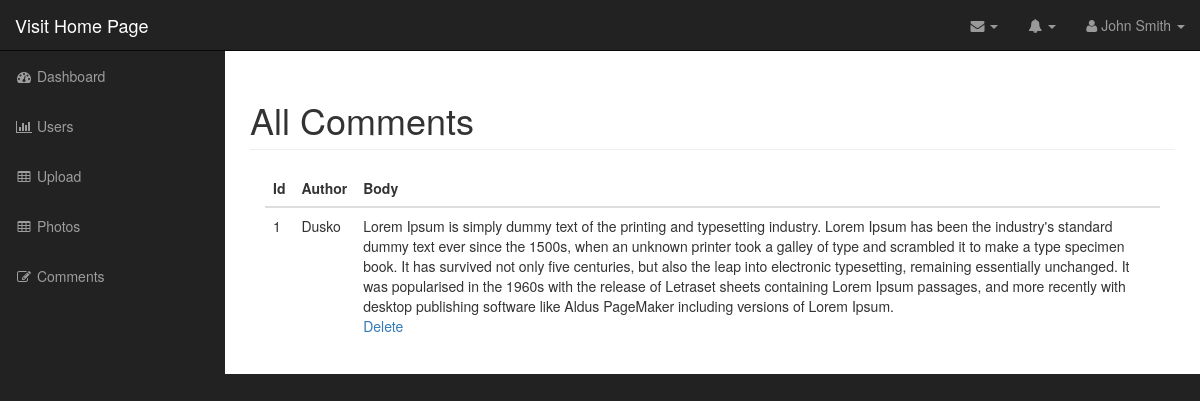
/admin/comments.php (signed in), run on the app's committed database.
### tables this page shows
CREATE TABLE `comments` (
  `id` int(11) NOT NULL,
  `photo_id` int(11) NOT NULL,
  `author` varchar(255) NOT NULL,
  `body` text NOT NULL
);

### admin/includes/database.php (called while the page is built, shortened)
<?php
class Database {
	public $db;
	function __construct(){
		$this->db = $this->open_db_connection();
	}
	public function open_db_connection(){
		$this->connection = new mysqli(DB_HOST, DB_USER, DB_PASSWORD, DB_NAME);
		return $this->connection;
	}
	public function query($sql){
		$result = $this->db->query($sql);
		return $result;
	}
}
$database = new Database();
?>

### admin/includes/db_object.php (called while the page is built, shortened)
<?php
class Db_object{
protected static $db_table = "users";
public static function find_all(){
	return static::find_by_query("SELECT * FROM " .static::$db_table . " ");
}
public static function find_by_query($sql){
	global $database;
	$result_set = $database->query($sql);
	$the_object_array = array();
	while ($row = mysqli_fetch_array($result_set)) {
		$the_object_array[] = static::instantation($row);
	}
	return $the_object_array;
}
public static function instantation($the_record){
	$the_object = new $calling_class;
foreach ($the_record as $the_attribute => $value) {
if($the_object->has_the_attribute($the_attribute)){
	$the_object->$the_attribute = $value;
}
}
	return $the_object;
}
private function has_the_attribute($the_attribute){
$object_properties = get_object_vars($this);
return array_key_exists($the_attribute, $object_properties);
}
}
?>

### admin/comments.php (the view, shortened to what this page needs)
<?php include("includes/header.php"); ?>
<?php
$comments = Comment::find_all();
?>
        <nav class="navbar navbar-inverse navbar-fixed-top" role="navigation">
            <?php include("includes/top_nav.php"); ?>
            <?php include("includes/side_nav.php"); ?>
        </nav>
        <div id="page-wrapper">
            <div class="container-fluid">
                <div class="row">
                    <div class="col-lg-12">
                        <h1 class="page-header">
                            All Comments
                        </h1>
                        <div class="col-md-12">
                            <table class="table table-hover">
                                <thead>
                                    <tr>
                                        <th>Id</th>
                                        <th>Author</th>
                                        <th>Body</th>
                                    </tr>
                                </thead>
                                <tbody>
                                    <?php foreach ($comments as $comment) : ?>
                                    <tr>
                                        <td><?php echo $comment->id; ?></td>
                                        <td><?php echo $comment->author; ?></td>
                                        <td><?php echo $comment->body; ?>
                                        <div class="action_links">
                                            <a class="delete_link" href="delete_comment.php?id=<?php echo $comment->id; ?>">Delete</a>
                                        </div>
                                        </td>
                                    </tr>
                                </tbody>
                            <?php endforeach; ?>
                            </table>
                        </div>
                    </div>
                </div>
            </div>
        </div>
  <?php include("includes/footer.php"); ?>

### admin/css/sb-admin.css (style rules this page uses)
body { margin-top: 100px; background-color: #222; }
@media (min-width:768px) { body { margin-top: 50px; } }
#page-wrapper { width: 100%; padding: 0; background-color: #fff; }
@media (min-width:768px) { #page-wrapper { padding: 10px; } }

### data on the page
comments: id "1", author "Dusko", body "Lorem Ipsum is simply dummy text of the printing and typesetting industry. Lorem Ipsum has been the industry's standard dummy text ever since the 1500s, when an unknown printer took a galley of type and scrambled it to make a type specimen book. It has survived not only five centuries, but also the leap into electronic typesetting, remaining essentially unchanged. It was popularised in the 1960s with the release of Letraset sheets containing Lorem Ipsum passages, and more recently with desktop publishing software like Aldus PageMaker including versions of Lorem Ipsum."
